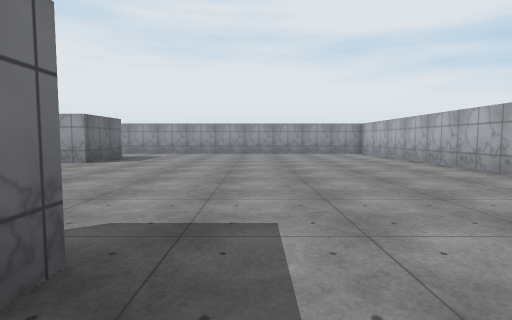
[1] (above)

16 first-person views from a walk through a scene from a Unity 3-D project. The camera is 1.3 m above the floor, tilts 4° down and sees 80° across. The floor is counted in squares, 2 m on a side. Each view is taken from the middle of a square. On the plan, view 1 faces up. The plan holds only what a view shows up to about 10 squares ahead; the rest is blank. The place goes on beyond the plan. The player character is not drawn. Some animated figures are left out. Some surface patterns are stand-ins.

[2]
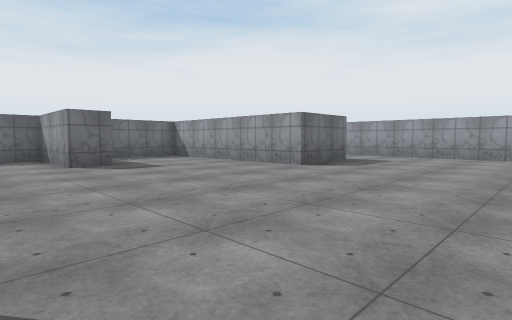

[3]
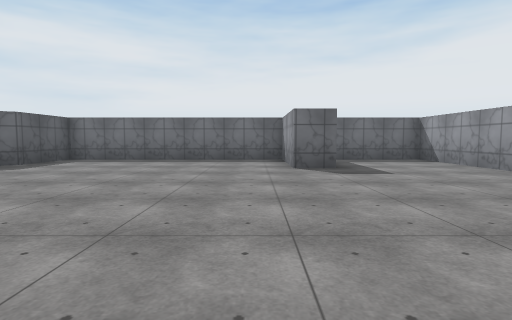

[4]
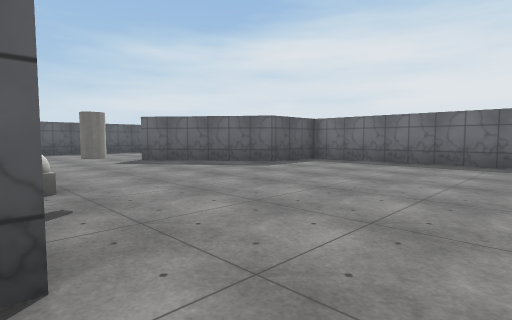

[5]
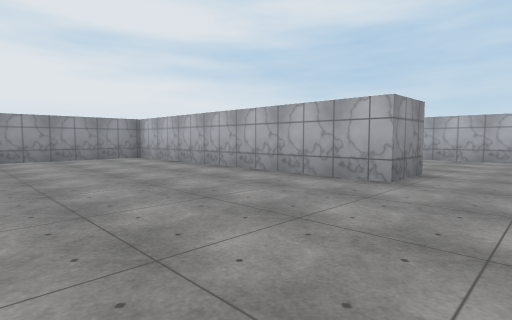

[6]
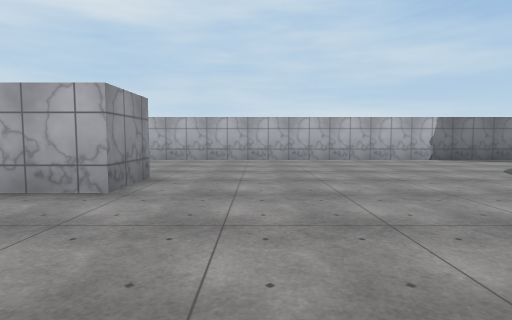

[7]
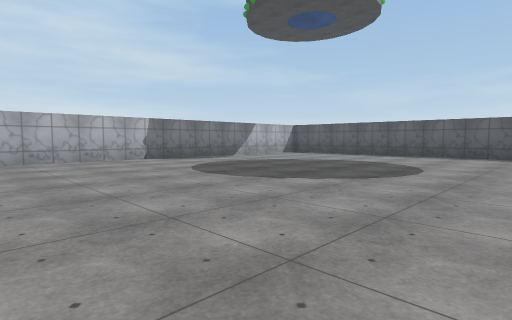

[8]
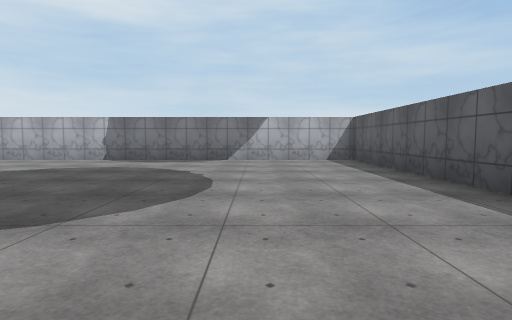

[9]
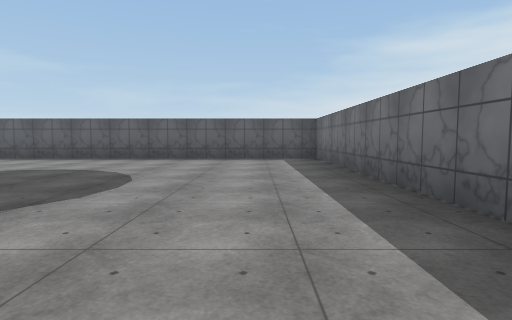

[10]
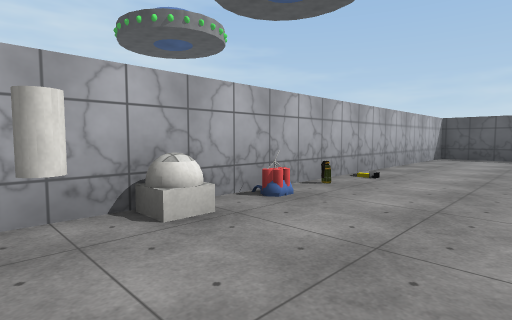

[11]
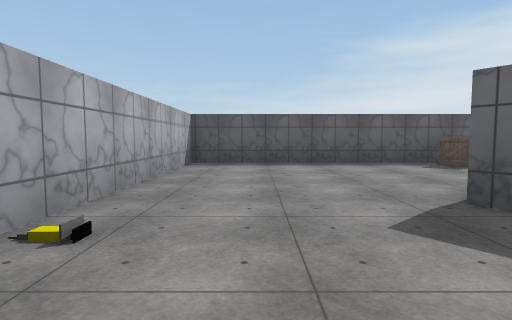

[12]
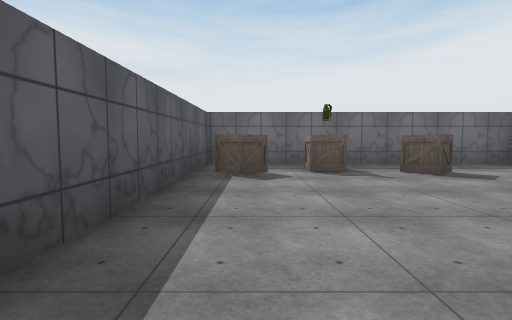

[13]
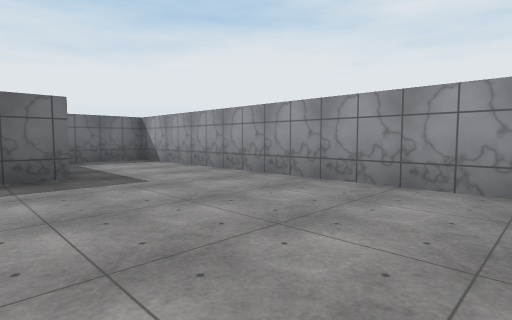

[14]
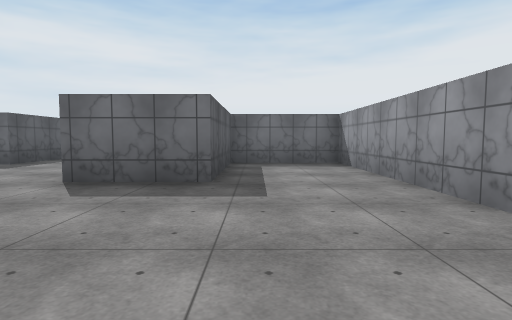

[15]
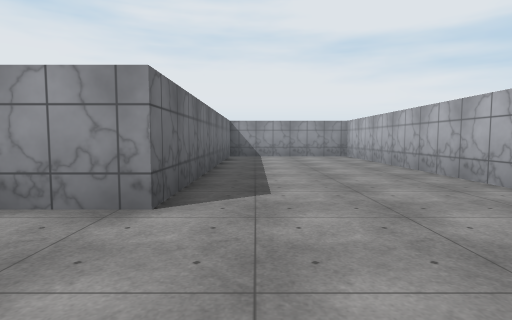

[16]
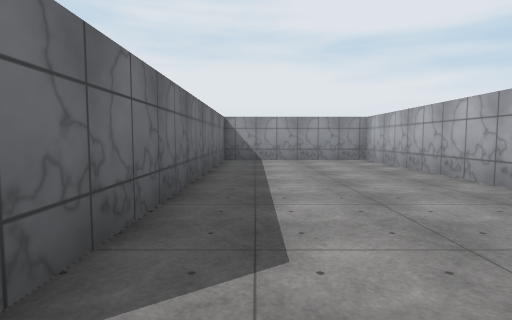

### Floor plan
Points are (right, up) in squares from view 1. A wall is a line through its corners. A room is listed if a view was taken in it or the views show most of it. See-through windows are left out.
Room 1 (views 1, 2, 3, 4, 5, 6, 7, 8, 9, 10, 11, 12, 13, 14, 15, 16)
walls: (-1, 1.6) (-1, 1); (-1, -2.2) (-1, -10) (10.3, -10) (10.3, 13.2) (6, 13.2) (6, 4.8) (4.6, 4.8) (4.6, 12.6); (-9.8, 4.8) (-7.7, 4.8) (-7.7, 3.8) (-10.6, 3.8) (-10.6, -2.8) (-8.5, -2.8) (-6.1, -6); (-10.6, -3.6) (-10.6, -11.2) (-2.3, -11.2) (-2.3, -0.1); (4, 13.2) (-8.2, 13.2) (-8.2, 10.3) (-4.5, 10.3) (-4.5, 8.1) (-10.6, 8.1) (-10.6, 5.5)
objects: crate (-9, -10); crate (-9, -9); crate (-9, -7); other object (-3, -4); other object (-3, -3); other object (-3, -1); cylinder (-3, 0)

Where each view was taken, in squares from view 1:
view 1: 0 up, 0 right, facing up
view 2: 2 up, 0 right, facing up-left
view 3: 3 up, 1 left, facing left
view 4: 3 up, 2 left, facing down-left
view 5: 3 up, 0 right, facing up-right
view 6: 3 up, 1 right, facing right
view 7: 2 up, 1 right, facing down-right
view 8: 7 down, 1 right, facing right
view 9: 0 up, 1 right, facing down
view 10: 0 up, 5 left, facing down-right
view 11: 3 down, 4 left, facing down
view 12: 10 down, 3 left, facing left
view 13: 9 up, 1 right, facing up-left
view 14: 11 up, 0 right, facing left
view 15: 2 up, 7 right, facing up
view 16: 4 up, 7 right, facing up
